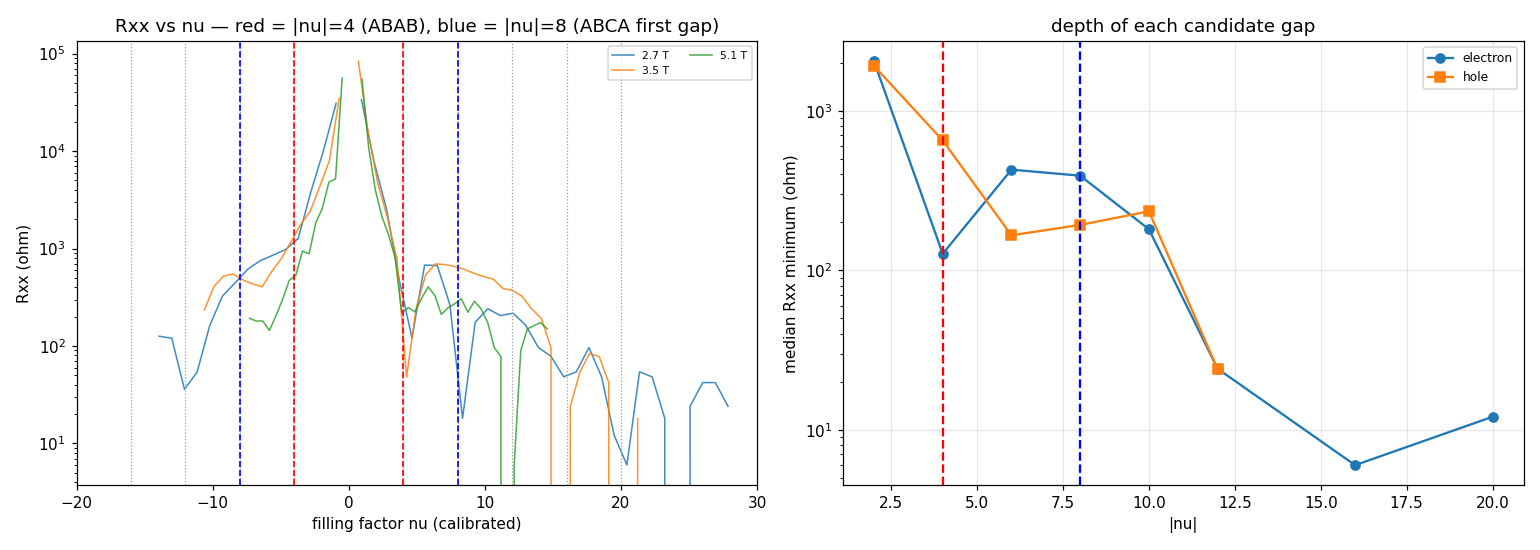

Here is the Python script that generated this plot:
"""Where does the Landau sequence START? The decisive stacking test.

Spacing alone is 4 for every candidate. What separates them is the FIRST gap:
  ABCA tetralayer : zero-energy LL is 4 orbital x 4 spin/valley = 16 states,
                    spanning nu = -8..+8  ->  first gaps at |nu| = 8, then 12, 16...
                    NO gap at |nu| = 4.
  ABAB tetralayer : two bilayer-like sets, each an 8-fold zero LL at a DIFFERENT
                    energy  ->  a gap opens at |nu| = 4 when the first set fills,
                    then 8, 12, ...
  (bilayer would be 4, 8, 12...; ABC trilayer 6, 10, 14...)

So: is there a real Rxx minimum at |nu| = 4, and how does it compare with |nu| = 8?
"""
from pathlib import Path

import numpy as np
import matplotlib
matplotlib.use("Agg")
import matplotlib.pyplot as plt
import scipy.constants as cst

from hera.analysis import open_run, fan_grids, resistance_grids, GateCalibration

here = Path(__file__).resolve().parent.parent
r = open_run(here / "data" / "4")
fan = fan_grids(r)
rg = resistance_grids(fan)
Rxx = np.abs(rg.R["sr1"])
nB, nfast = Rxx.shape
_b = [i for i, c in enumerate(fan.cols) if c == "magnet_field"][-1]
B = fan.data[:, _b].reshape(nB, nfast).mean(axis=1)
_s = [i for i, c in enumerate(fan.cols) if c == "sr1_X"][0]
Vxx = fan.data[:, _s].reshape(nB, nfast)
Rxx = np.where(np.abs(Vxx) > 0.95e-3, np.nan, Rxx)

Vtg = fan.grid("k_2400_tg_volt")[0]
RATIO = 1.2737
cal_g = GateCalibration.from_thicknesses(9.5e-9, 11e-9, 0.0)
cal_s = GateCalibration(c_tg=cal_g.c_tg, c_bg=cal_g.c_tg / RATIO)
n_ass = cal_s.density(Vtg, RATIO * Vtg)

ALPHA = 1.166                      # from a6: assumed/true, for degeneracy step g = 4
n_true = n_ass / ALPHA
print(f"absolute calibration: n_true = n_assumed / {ALPHA:.3f}; "
      f"c_tg_true = {cal_g.c_tg/ALPHA*1e3:.3f} mF/m^2 (prior {cal_g.c_tg*1e3:.3f})")
print(f"n_true range {n_true.min()*1e-16:+.3f} .. {n_true.max()*1e-16:+.3f} e12 cm^-2\n")

# ---- Rxx vs nu at the highest fields, both carrier signs --------------------
print("Rxx (ohm) at integer filling factors, averaged over the top field rows:")
hi = B >= 3.0
print(f"  using {hi.sum()} rows with B >= 3.0 T ({B[hi].min():.2f}-{B[hi].max():.2f} T)")
targets = [2, 4, 6, 8, 10, 12, 16, 20]
print(f"  {'|nu|':>5} {'R(electron)':>13} {'R(hole)':>12}   note")
prof = {}
for nu0 in targets:
    vals = {"e": [], "h": []}
    for i in np.where(hi)[0]:
        nu_row = n_true * cst.h / (cst.e * B[i])
        for side, sgn in (("e", +1), ("h", -1)):
            m = np.abs(nu_row - sgn * nu0) < 1.0
            if m.sum() and np.isfinite(Rxx[i][m]).any():
                vals[side].append(np.nanmin(Rxx[i][m]))
    re_ = np.median(vals["e"]) if vals["e"] else np.nan
    rh_ = np.median(vals["h"]) if vals["h"] else np.nan
    prof[nu0] = (re_, rh_)
    note = ""
    if nu0 == 4:
        note = "<- ABAB predicts a gap here; ABCA predicts NONE"
    if nu0 == 8:
        note = "<- ABCA's FIRST gap"
    print(f"  {nu0:>5} {re_:>13.1f} {rh_:>12.1f}   {note}")

# contrast: a real gap should sit well below its neighbours
print("\ncontrast of each candidate gap vs the mean of its neighbours (lower = deeper gap):")
for nu0 in (4, 8, 12, 16):
    for si, side in ((0, "electron"), (1, "hole")):
        nb = [prof[k][si] for k in (nu0 - 2, nu0 + 2) if k in prof and np.isfinite(prof[k][si])]
        if nb and np.isfinite(prof[nu0][si]):
            print(f"  nu={nu0:>2} {side:>8}: R={prof[nu0][si]:8.1f}  "
                  f"neighbours={np.mean(nb):8.1f}  ratio={prof[nu0][si]/np.mean(nb):.3f}")

fig, ax = plt.subplots(1, 2, figsize=(14, 5))
for i in np.where(B >= 2.5)[0][::3]:
    nu_row = n_true * cst.h / (cst.e * B[i])
    ax[0].plot(nu_row, Rxx[i], lw=1.0, alpha=0.85, label=f"{B[i]:.1f} T")
ax[0].set_yscale("log"); ax[0].set_xlim(-20, 30)
for k in (-16, -12, -8, -4, 4, 8, 12, 16, 20):
    ax[0].axvline(k, ls=":", c="0.6", lw=0.8)
for k in (-8, 8):
    ax[0].axvline(k, ls="--", c="b", lw=1.1)
for k in (-4, 4):
    ax[0].axvline(k, ls="--", c="r", lw=1.1)
ax[0].set_xlabel("filling factor nu (calibrated)"); ax[0].set_ylabel("Rxx (ohm)")
ax[0].set_title("Rxx vs nu — red = |nu|=4 (ABAB), blue = |nu|=8 (ABCA first gap)")
ax[0].legend(fontsize=7, ncol=2)

ks = sorted(prof)
ax[1].plot(ks, [prof[k][0] for k in ks], "o-", label="electron")
ax[1].plot(ks, [prof[k][1] for k in ks], "s-", label="hole")
ax[1].set_yscale("log"); ax[1].set_xlabel("|nu|"); ax[1].set_ylabel("median Rxx minimum (ohm)")
ax[1].axvline(4, ls="--", c="r"); ax[1].axvline(8, ls="--", c="b")
ax[1].set_title("depth of each candidate gap"); ax[1].legend(fontsize=8); ax[1].grid(alpha=0.3)
fig.tight_layout()
out = here / "hera_scratch" / "a7_nu.png"
fig.savefig(out, dpi=110)
print(f"\nwrote {out}")
